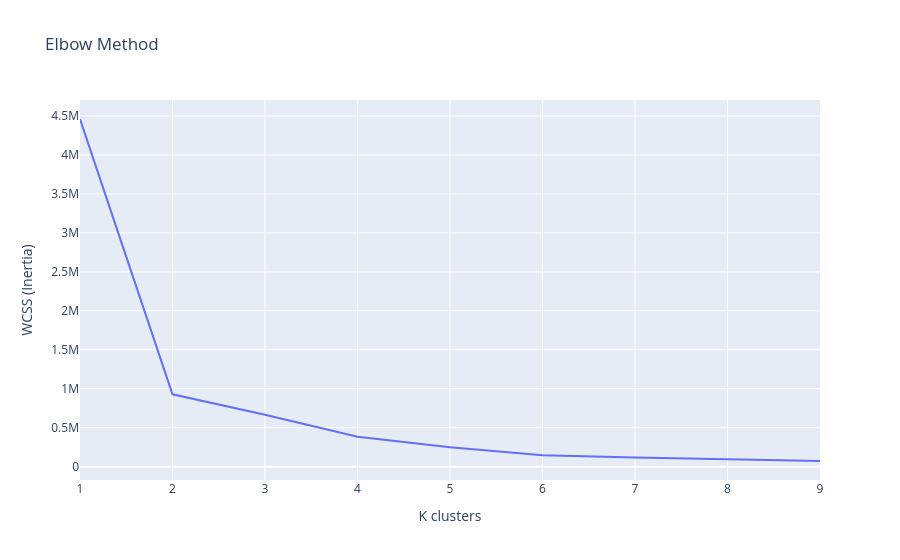

Notebook code cell kept with this figure:
### Code cell
# Elbow Method
# Lista para armazenar os valores de inércia (WCSS)
n_clusters = range(1, 10)
kmeans = [KMeans(n_clusters=i, random_state=42).fit(X) for i in n_clusters]
wcss = [kmeans[i].inertia_ for i in range(len(kmeans))]

# Plotando o gráfico
pltdf = pd.DataFrame({'K clusters': n_clusters, 'WCSS (Inertia)': wcss})
px.line(pltdf, x='K clusters', y='WCSS (Inertia)', title='Elbow Method')

### Figure 1 — Plotly figure (JSON) as saved in the notebook; plotly's stock layout.template omitted (floating-point values rounded to 4 significant figures)
{"data": [{"hovertemplate": "K clusters=%{x}<br>WCSS (Inertia)=%{y}<extra></extra>", "legendgroup": "", "line": {"color": "#636efa", "dash": "solid"}, "marker": {"symbol": "circle"}, "mode": "lines", "name": "", "orientation": "v", "showlegend": false, "type": "scatter", "x": [1, 2, 3, 4, 5, 6, 7, 8, 9], "xaxis": "x", "y": [4462000.0, 928600.0, 667100.0, 383200.0, 249000.0, 144700.0, 117400.0, 91230.0, 72460.0], "yaxis": "y"}], "layout": {"legend": {"tracegroupgap": 0}, "title": {"text": "Elbow Method"}, "xaxis": {"anchor": "y", "domain": [0, 1], "title": {"text": "K clusters"}}, "yaxis": {"anchor": "x", "domain": [0, 1], "title": {"text": "WCSS (Inertia)"}}}}
